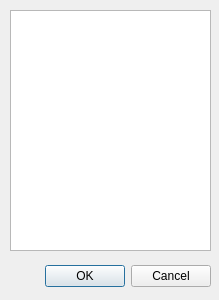
<?xml version="1.0" encoding="UTF-8"?>
<ui version="4.0">
 <class>Param</class>
 <widget class="QDialog" name="Param">
  <property name="geometry">
   <rect>
    <x>0</x>
    <y>0</y>
    <width>219</width>
    <height>300</height>
   </rect>
  </property>
  <property name="windowTitle">
   <string>Dialog</string>
  </property>
  <widget class="QDialogButtonBox" name="buttonBox_ok">
   <property name="geometry">
    <rect>
     <x>10</x>
     <y>260</y>
     <width>201</width>
     <height>32</height>
    </rect>
   </property>
   <property name="orientation">
    <enum>Qt::Horizontal</enum>
   </property>
   <property name="standardButtons">
    <set>QDialogButtonBox::Cancel|QDialogButtonBox::Ok</set>
   </property>
  </widget>
  <widget class="QTableView" name="tableView">
   <property name="geometry">
    <rect>
     <x>10</x>
     <y>10</y>
     <width>201</width>
     <height>241</height>
    </rect>
   </property>
   <property name="editTriggers">
    <set>QAbstractItemView::AllEditTriggers</set>
   </property>
   <property name="selectionMode">
    <enum>QAbstractItemView::SingleSelection</enum>
   </property>
   <attribute name="horizontalHeaderVisible">
    <bool>false</bool>
   </attribute>
   <attribute name="horizontalHeaderStretchLastSection">
    <bool>true</bool>
   </attribute>
   <attribute name="verticalHeaderVisible">
    <bool>false</bool>
   </attribute>
  </widget>
 </widget>
 <resources/>
 <connections>
  <connection>
   <sender>buttonBox_ok</sender>
   <signal>accepted()</signal>
   <receiver>Param</receiver>
   <slot>accept()</slot>
   <hints>
    <hint type="sourcelabel">
     <x>248</x>
     <y>254</y>
    </hint>
    <hint type="destinationlabel">
     <x>157</x>
     <y>274</y>
    </hint>
   </hints>
  </connection>
  <connection>
   <sender>buttonBox_ok</sender>
   <signal>rejected()</signal>
   <receiver>Param</receiver>
   <slot>reject()</slot>
   <hints>
    <hint type="sourcelabel">
     <x>316</x>
     <y>260</y>
    </hint>
    <hint type="destinationlabel">
     <x>286</x>
     <y>274</y>
    </hint>
   </hints>
  </connection>
 </connections>
</ui>
